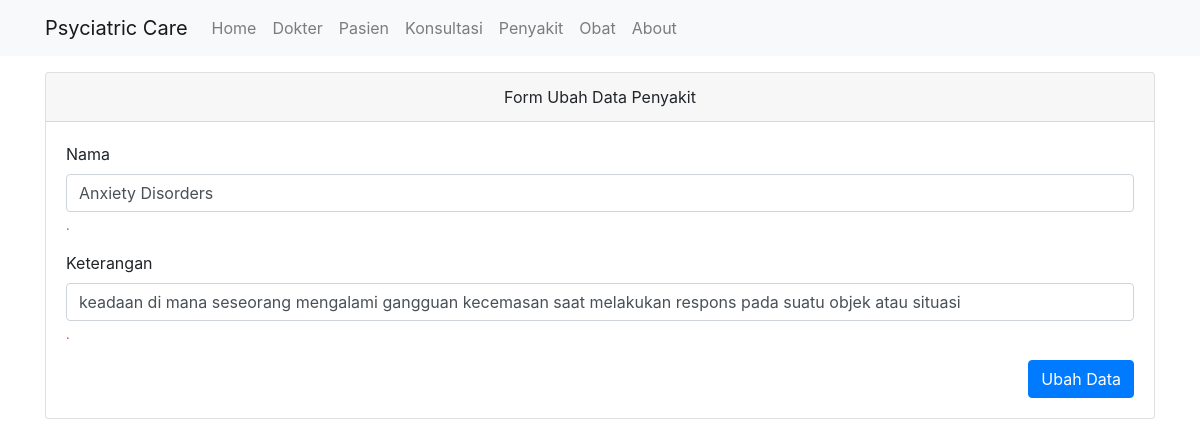
Screenshot of /Penyakit/ubah/1 with the database file from the repository.
### tables this page shows
CREATE TABLE `penyakit` (
  `id` int(3) NOT NULL,
  `nama` varchar(25) NOT NULL,
  `keterangan` text NOT NULL
);

### application/controllers/Penyakit.php (called while the page is built, shortened)
<?php
class Penyakit extends CI_Controller
{
	public function __construct()
	{
		$this->load->model('Penyakit_model');
		$this->load->library('form_validation');
	}
	public function ubah($id)
	{
		$data['judul'] = 'Form Ubah Data Penyakit';
		$data['penyakit'] = $this->Penyakit_model->getPenyakitById($id);
		$this->form_validation->set_rules('nama','Nama','required');
		$this->form_validation->set_rules('id','ID','required|numeric');
		$this->form_validation->set_rules('keterangan','Keterangan','required');
		if ($this->form_validation->run() == false) {
			$this->load->view('templates/header', $data);
			$this->load->view('penyakit/ubah', $data);
			$this->load->view('templates/footer');
		}else{
			$this->Penyakit_model->ubahDataPenyakit();
			$this->session->set_flashdata('flash','diubah');
			redirect('penyakit');
		}
	}
}

### index.php (called while the page is built, shortened)
<?php
require_once BASEPATH.'core/CodeIgniter.php';

### application/models/Penyakit_model.php (called while the page is built, shortened)
<?php
class Penyakit_model extends CI_model
{
	public function getPenyakitById($id)
	{
		return $this->db->get_where('penyakit',['id'=>$id])->row_array();
	}
}

### application/views/penyakit/ubah.php (the view, shortened to what this page needs)
<div class="container">
    <div class="row mt-3">
        <div class="col md-6">
            <div class="card">
                <div class="card-header text-center">
                    Form Ubah Data Penyakit
                </div>
                <div class="card-body">
                    <form action="" method="post">
                        <div class="form-group">
                            <label for="nama">Nama</label>
                            <input type="text" class="form-control" id="nama" name="nama" value="<?= $penyakit['nama']; ?>" >
                            <small class="form-text text-danger"><?= form_error('nama') ?>.</small>
                        </div>
                        <div class="form-group">
                            <label for="keterangan">Keterangan</label>
                            <input type="text" class="form-control" id="keterangan" name="keterangan" value="<?= $penyakit['keterangan']; ?>">
                            <small class="form-text text-danger"><?= form_error('keterangan') ?>.</small>
                        </div>
                        <button type="submit" name="tambah" class="btn btn-primary float-right">Ubah Data</button>
                    </form>
                </div>
            </div>
        </div>
    </div>
</div>

### rows the page displays
penyakit: nama "Anxiety Disorders", keterangan "keadaan di mana seseorang mengalami gangguan kecemasan saat melakukan respons pada suatu objek atau situasi"
